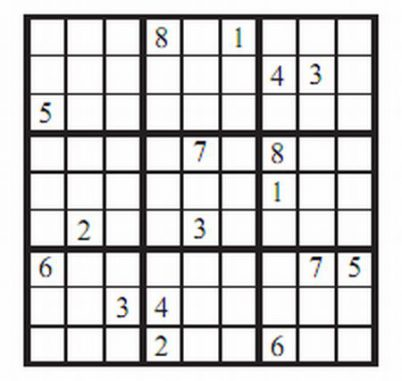
#> input picture xlh-cv-tutorial/2 Grundlagen der Bildverarbeitung/4 Kernelfunktionen/7 Laplacegradient/img/sudoku.jpg, 402 x 381 px
$ python laplace.py   (older library calls are emulated)
#> lines starting #> are read from the running program, lines starting #| are printed output that depends on the picture
# laplace.py
import cv2
import numpy as np

# definiere den Font und die Farbe
font = cv2.FONT_HERSHEY_SIMPLEX
WHITE = (255, 255, 255)

# lade Bild von der Datei in ein NumPy Array
image = cv2.imread('img/sudoku.jpg')
#> image is the input picture: shape (381, 402, 3); mean B, G, R 204.9, 204.8, 205.3

# transformiere das Bild in den Graubereich
image = cv2.cvtColor(image, cv2.COLOR_BGR2GRAY)
#> image: shape (381, 402)

# bestimme den Laplacegradienten
laplacian = cv2.Laplacian(image,cv2.CV_64F)
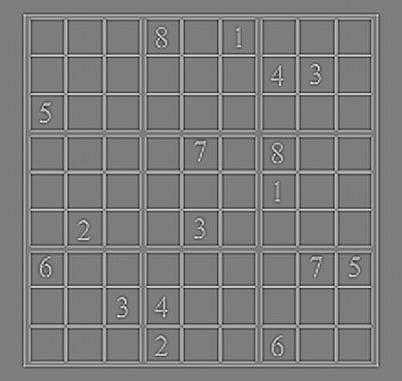
#> laplacian: shape (381, 402) float64; min -225, max 232, mean 0; drawn with min black and max white

# Die Variable laplacian ist ein Array bestehend aus Fliesskommazahlen.
# Für die weiteren Schritte ist eine Typkonversation in uint8 notwendid.
print(laplacian)
#> (printed output is left out)
# >>> float64
laplacian = cv2.convertScaleAbs(laplacian)
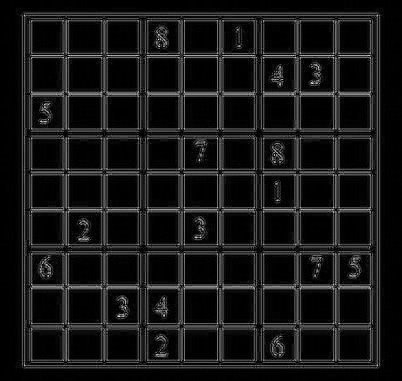
#> laplacian: shape (381, 402); min 0, max 232, mean 23.1
# >>> uint8

# Zusammenfassung der Ausganslage und der Bearbeitung
image = cv2.putText(image, 'Original', (25, 25), font, 0.8, WHITE, 2, cv2.LINE_AA)
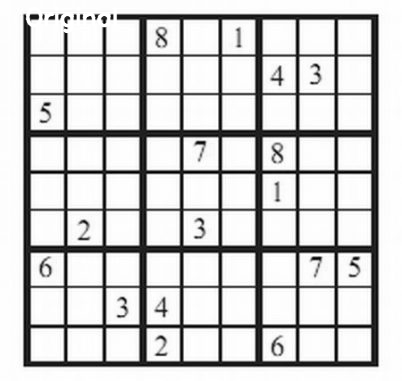
#> image: shape (381, 402); min 0, max 255, mean 205.5
sobel_xy = cv2.putText(laplacian, 'Laplacegradient', (25, 25),
                       font, 0.8, WHITE, 2, cv2.LINE_AA)

result = np.hstack([image, laplacian])
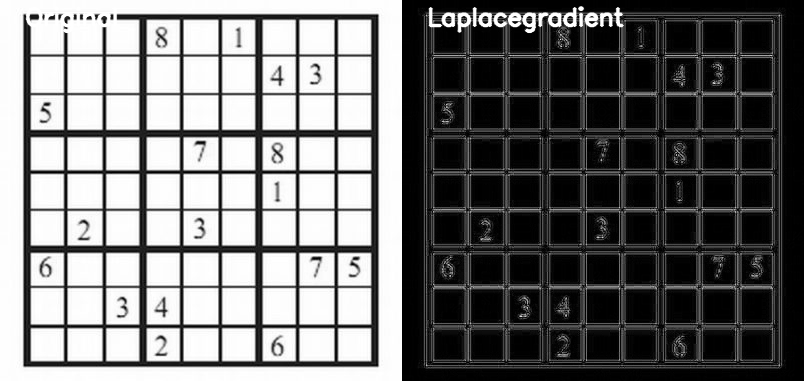
#> result: shape (381, 804); min 0, max 255, mean 115.6

# schreibe das Bild in eine Datei
cv2.imwrite('img/laplace.png', result[0:-2, 0:-2])
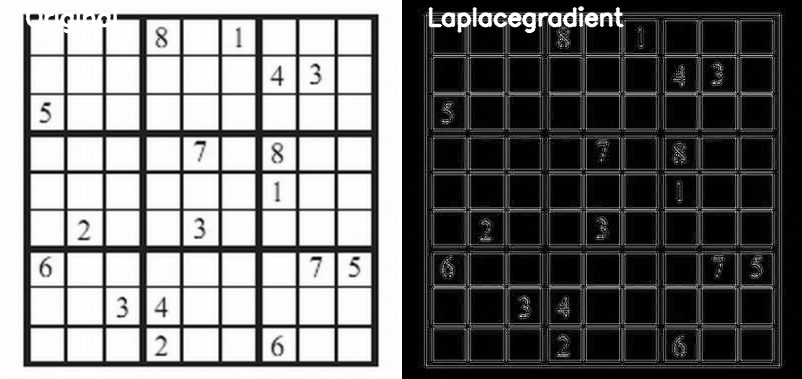
#> saved as laplace.png: shape (379, 802); min 0, max 255, mean 115.8

# Anzeige auf dem Bildschirm
cv2.imshow('Ausgabe', result)
cv2.moveWindow('Ausgabe', 100, 100)
cv2.waitKey(0)
